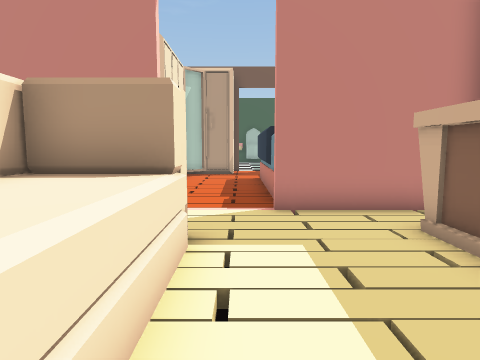
view 1 (above)

24 first-person views from a walk through a scene from a Unity 3-D project. The camera is 1.4 m above the floor, tilts 6° down and sees 75° across. The floor is counted in squares, 1 m on a side. Each view is taken from the middle of a square. On the plan, view 1 faces up. The plan holds only what a view shows up to about 14 squares ahead; the rest is blank. The place goes on beyond the plan. Door leaves are left out, so doorways stand open.

view 2
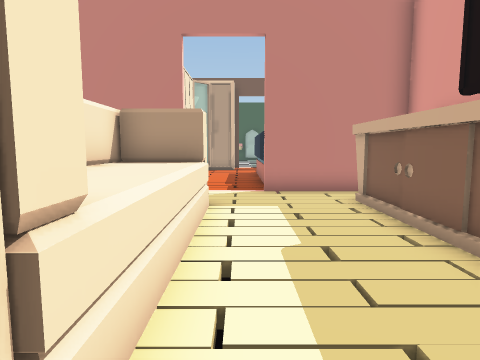

view 3
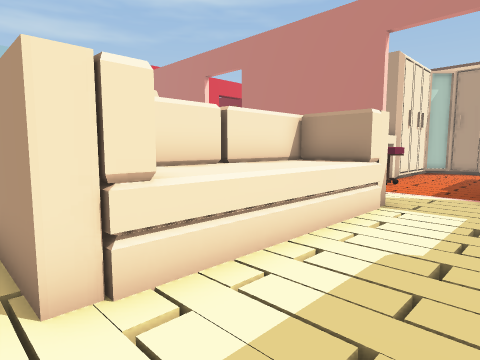

view 4
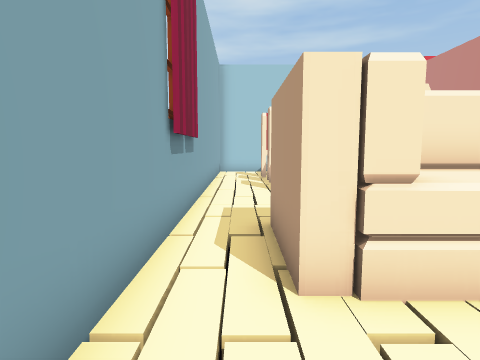

view 5
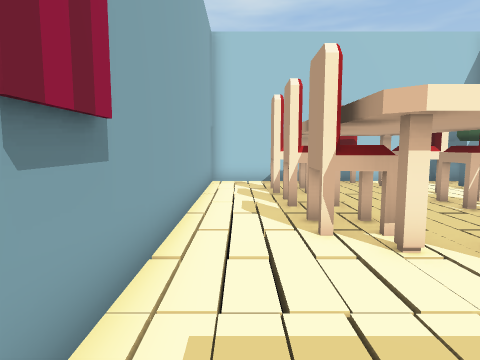

view 6
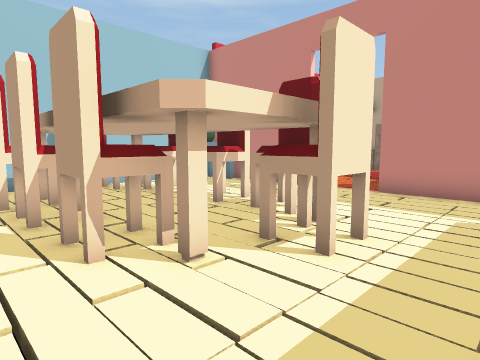

view 7
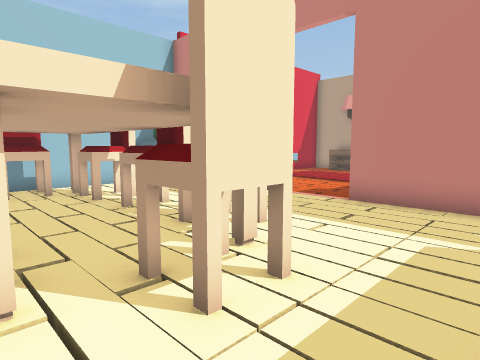

view 8
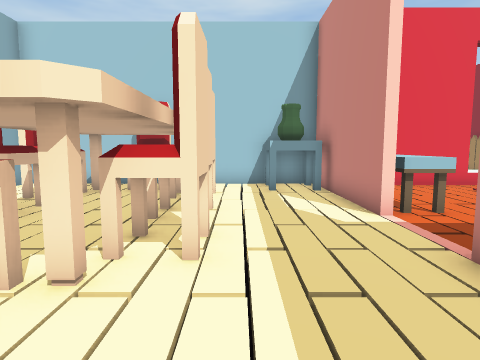

view 9
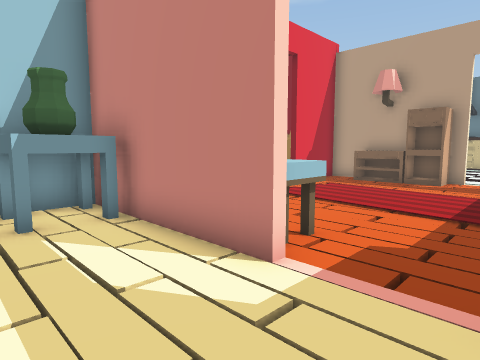

view 10
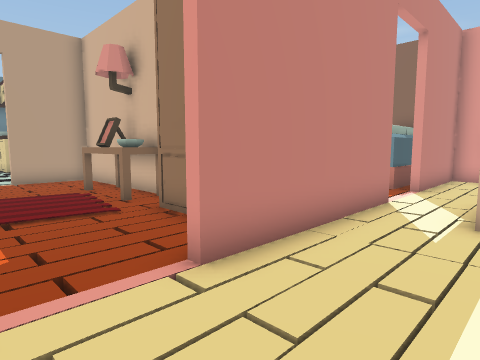

view 11
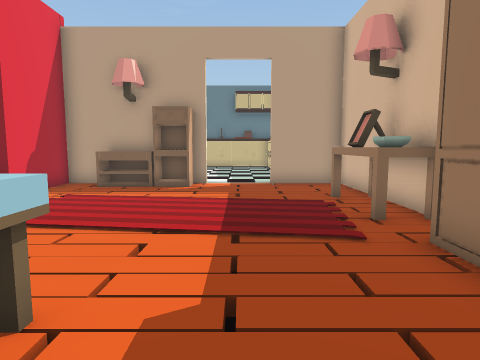

view 12
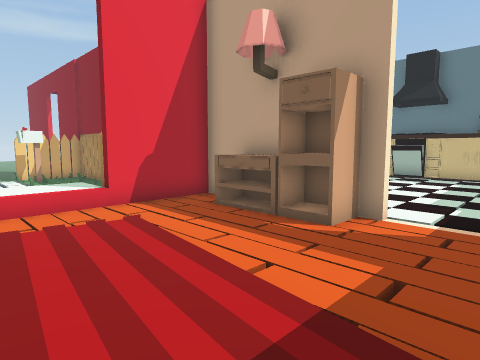

view 13
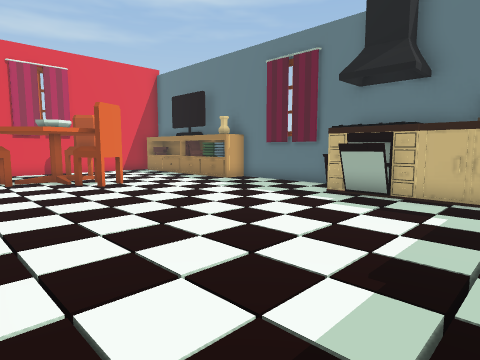

view 14
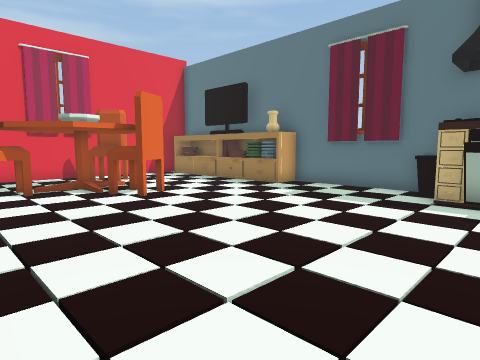

view 15
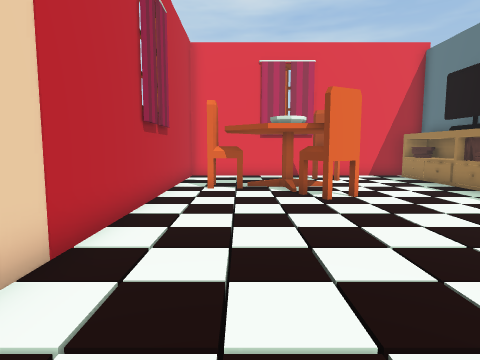

view 16
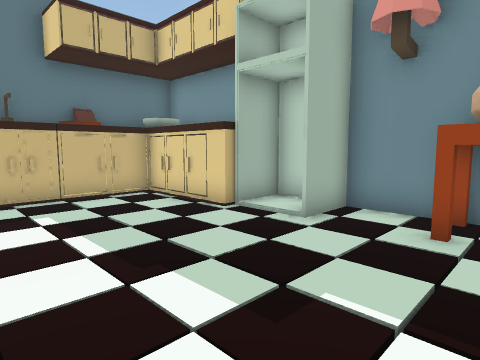

view 17
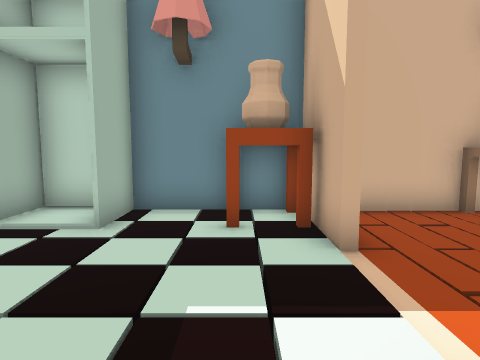

view 18
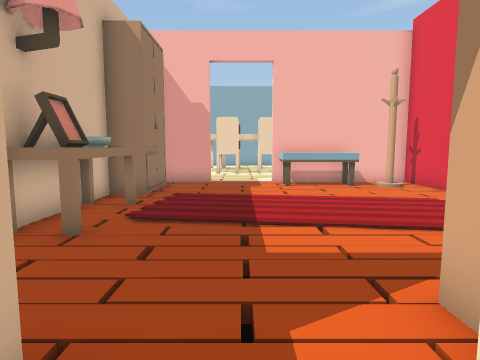

view 19
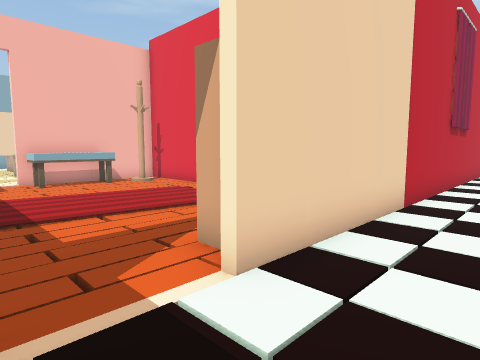

view 20
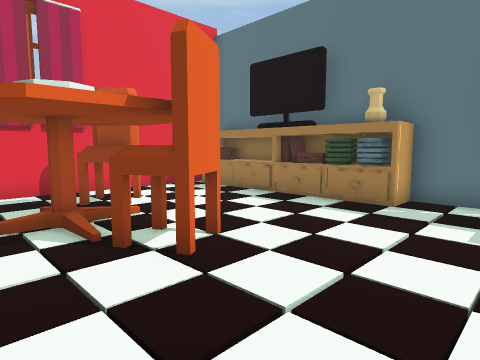

view 21
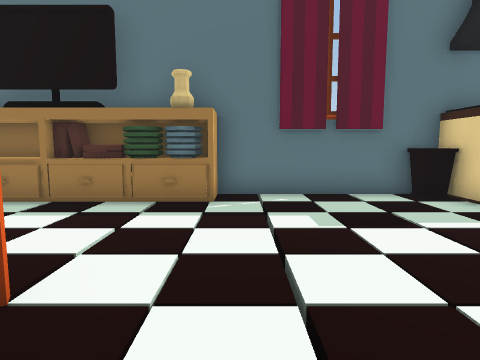

view 22
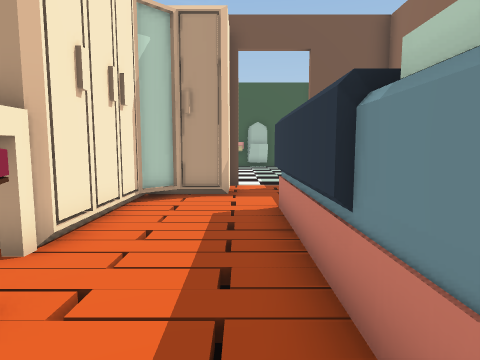

view 23
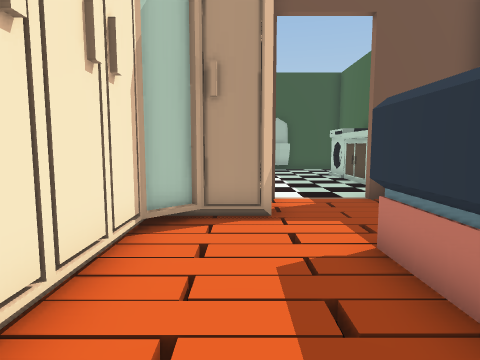

view 24
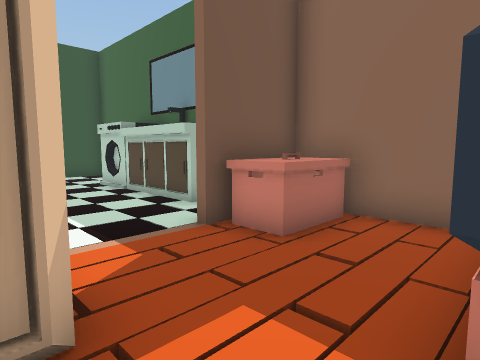

### Floor plan
Key: @ floor where view 1 was taken; # wall or solid block; x gap in a wall; . floor; / step, stairs or slope; D open door; = window, fence, low wall or low ledge; ^ raised ledge; A vase; R drawers; T table; W wardrobe; S sink; B bowl; K books; I toilet; O other object.
Columns run from 26 left of view 1 to 5 right of it. Each row starts with its distance up from view 1.
 30 ###  #######
 29 O##KK##....####SS
 28 ..//./...../###SS###         //
 27 ..//./.....////....#         //
 26 ..//./.....////....#        ./I
 25 .O//./.....////....#        ./I
 24 O#///O//////////////OO     ///I
 23 ///B/#O/////////////.#     ///I
 22 ////////////////////O#    ////I
 21 //##/////////////////#    ////I
 20 //OO///////////////###    /////
 19 ###########////....###    .../
 18           ##RRRRxDD###    #/D^##
 17           #/RRRR/DD..#   ##/D^^#
 16           #.////.////#####//D//#
 15         /=D////////.T###.////./#
 14         .OD./....../T###///#
 13          OD.........T###.//#
 12           #/......./T###///#
 11           #////.//.//###/./#
 10           #/.//.////W#  ^./#
  9           ##./////D/W   ^//#
  8           ##.OOO//D/W   ///^##
  7           ######//D######D/#####
  6           #AA///////////DD/////#
  5           #AA//////////##D///#
  4           #////////////###///#
  3           #/.#/####////#^^///#
  2           #/##/######./#^^///#
  1           ###///../##./#^^.//#
  0           ##///////////#^^@//
 -1           #/##/#x###.//#^^///
 -2           #/##///##////###//
 -3           #//////////////// /
 -4           ##################

Where each view was taken, in squares from view 1:
view 1: 0 up, 0 right, facing up
view 2: 3 down, 0 right, facing up
view 3: 3 down, 2 right, facing up-left
view 4: 3 down, 2 right, facing left
view 5: 3 down, 3 left, facing left
view 6: 3 down, 4 left, facing up-left
view 7: 1 down, 4 left, facing up-left
view 8: 4 up, 4 left, facing left
view 9: 4 up, 8 left, facing up-left
view 10: 4 up, 10 left, facing up-right
view 11: 6 up, 9 left, facing up
view 12: 12 up, 8 left, facing up-left
view 13: 19 up, 9 left, facing up-left
view 14: 19 up, 12 left, facing up-left
view 15: 21 up, 12 left, facing left
view 16: 19 up, 12 left, facing up-right
view 17: 20 up, 12 left, facing right
view 18: 20 up, 9 left, facing down
view 19: 21 up, 8 left, facing down-left
view 20: 21 up, 17 left, facing up-left
view 21: 22 up, 19 left, facing up
view 22: 7 up, 0 right, facing up
view 23: 10 up, 1 left, facing up
view 24: 14 up, 1 left, facing up-right
